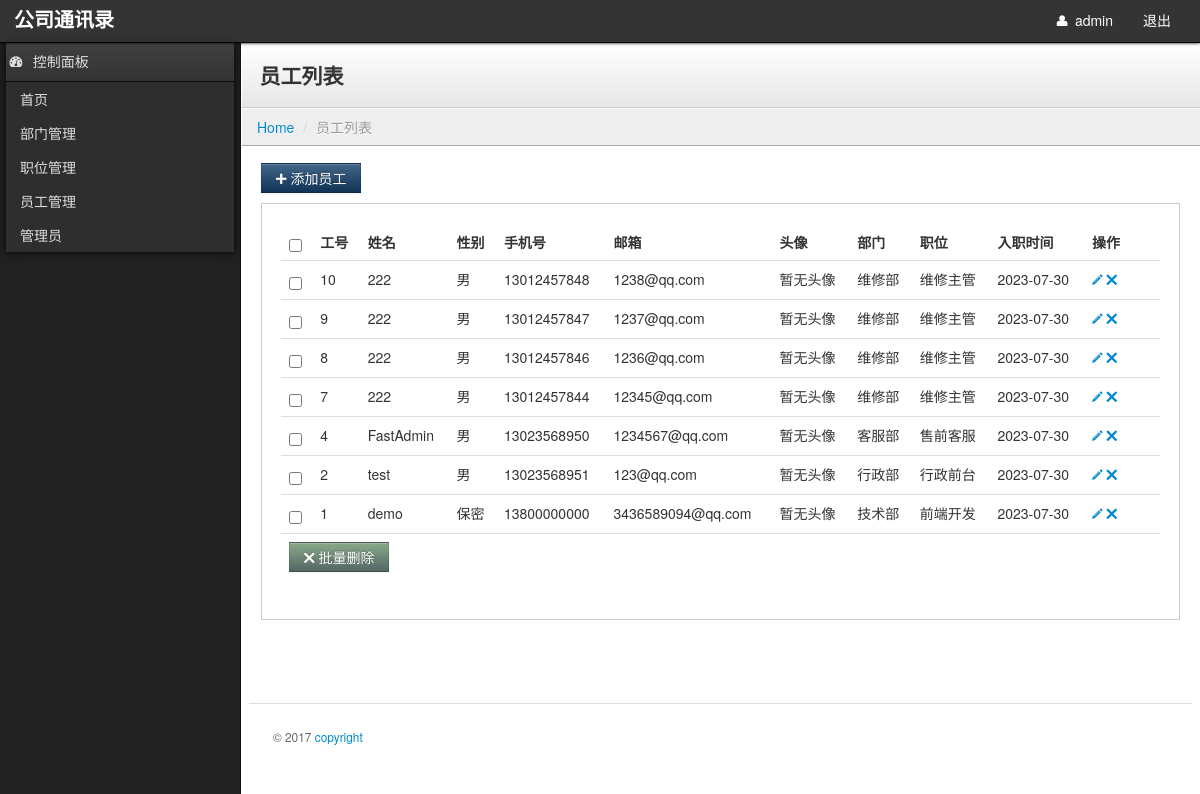
/PersonList.php (signed in), run on the app's committed database.
### tables this page shows
CREATE TABLE `pre_admin`  (
  `id` int(10) UNSIGNED NOT NULL AUTO_INCREMENT COMMENT '主键',
  `username` varchar(150) NULL DEFAULT NULL COMMENT '用户名',
  `password` varchar(255) NULL DEFAULT NULL COMMENT '密码',
  `avatar` varchar(255) NULL DEFAULT NULL COMMENT '头像',
  `salt` varchar(255) NULL DEFAULT NULL COMMENT '密码盐',
  PRIMARY KEY (`id`) USING BTREE,
  INDEX `key_admin_username`(`username`) USING BTREE
);

CREATE TABLE `pre_person`  (
  `id` int(10) UNSIGNED NOT NULL AUTO_INCREMENT COMMENT '主键',
  `name` varchar(150) NULL DEFAULT NULL COMMENT '员工名字',
  `avatar` varchar(255) NULL DEFAULT NULL COMMENT '员工头像',
  `sex` enum('0','1','2') NULL DEFAULT '0' COMMENT '员工性别 0：保密 1：男 3：女',
  `mobile` varchar(11) NULL DEFAULT NULL COMMENT '手机号',
  `email` varchar(255) NULL DEFAULT NULL COMMENT '邮箱',
  `address` varchar(255) NULL DEFAULT NULL COMMENT '地址',
  `depid` int(10) UNSIGNED NULL DEFAULT NULL COMMENT '部门外键',
  `jobid` int(10) UNSIGNED NULL DEFAULT NULL COMMENT '职位外键',
  `province` varchar(45) NULL DEFAULT NULL COMMENT '省',
  `city` varchar(45) NULL DEFAULT NULL COMMENT '市',
  `district` varchar(45) NULL DEFAULT NULL COMMENT '区',
  `createtime` int(10) UNSIGNED NULL DEFAULT NULL COMMENT '创建时间',
  PRIMARY KEY (`id`) USING BTREE,
  UNIQUE INDEX `key_person_mobile`(`mobile`) USING BTREE,
  UNIQUE INDEX `key_person_email`(`email`) USING BTREE,
  INDEX `key_person_name`(`name`) USING BTREE,
  INDEX `key_person_depid`(`depid`) USING BTREE,
  INDEX `key_person_jobid`(`jobid`) USING BTREE,
  CONSTRAINT `fk_person_depid` FOREIGN KEY (`depid`) REFERENCES `pre_department` (`id`) ON DELETE SET NULL ON UPDATE NO ACTION,
  CONSTRAINT `fk_person_jobid` FOREIGN KEY (`jobid`) REFERENCES `pre_job` (`id`) ON DELETE SET NULL ON UPDATE NO ACTION
);

CREATE TABLE `pre_department`  (
  `id` int(10) UNSIGNED NOT NULL AUTO_INCREMENT COMMENT '主键',
  `name` varchar(150) NULL DEFAULT NULL COMMENT '部门名称',
  PRIMARY KEY (`id`) USING BTREE,
  UNIQUE INDEX `key_dep_name`(`name`) USING BTREE
);

CREATE TABLE `pre_job`  (
  `id` int(10) UNSIGNED NOT NULL AUTO_INCREMENT COMMENT '主键',
  `name` varchar(150) NULL DEFAULT NULL COMMENT '职位名称',
  `depid` int(10) UNSIGNED NULL DEFAULT NULL COMMENT '部门外键',
  PRIMARY KEY (`id`) USING BTREE,
  INDEX `key_job_depid`(`depid`) USING BTREE,
  CONSTRAINT `fk_job_depid` FOREIGN KEY (`depid`) REFERENCES `pre_department` (`id`) ON DELETE CASCADE ON UPDATE NO ACTION
);

### config/helper.php (called while the page is built, shortened)
<?php
function find($sql = "")
{
    global $link;
    $query = @mysqli_query($link, $sql);
    return mysqli_fetch_assoc($query);
}
function all($sql = " ")
{
    global $link;
    $query = @mysqli_query($link, $sql);
    $list = [];
    while ($data = mysqli_fetch_assoc($query)) {
        $list[] = $data;
    }
    return $list;
}
function page($current, $count, $limit, $size, $class = 'digg')
{
    $page = '';
    return $page;
}
?>

### check.php (called while the page is built, shortened)
<?php
include_once('config/init.php');
$id = isset($_SESSION['id']) ? trim($_SESSION['id']) : 0;
$username = isset($_SESSION['username']) ? trim($_SESSION['username']) : '';
$sql = "SELECT * FROM {$pre_}admin WHERE id = $id AND username = '$username'";
$AutoLogin = find($sql);
?>

### config/init.php (called while the page is built, shortened)
<?php
$link = mysqli_connect("localhost", "root", "000000");
mysqli_set_charset($link, "UTF8");
$pre_ = "pre_";
include_once('helper.php');
?>

### PersonList.php (the view, shortened to what this page needs)
<?php
include_once('config/init.php');
include_once('check.php');
$page = isset($_GET['page']) ? trim($_GET['page']) : 1;
$limit = 15;
$offset = ($page - 1) * $limit;
$sql = "SELECT person.*,dep.name AS depname,job.name AS jobname FROM {$pre_}person AS person
LEFT JOIN {$pre_}department AS dep ON person.depid = dep.id
LEFT JOIN {$pre_}job AS job ON person.jobid = job.id ORDER BY person.id DESC LIMIT $offset,$limit";
$list = all($sql);
?>
<!DOCTYPE html>
<html lang="en">
<head>
    <?php include_once('meta.php'); ?>
    <link rel="stylesheet" href="assets/css/page.css" />
</head>
<body>
    <?php include_once('header.php'); ?>
    <?php include_once('menu.php'); ?>
    <div class="content">
        <div class="header">
            <h1 class="page-title">员工列表</h1>
        </div>
        <ul class="breadcrumb">
            <li><a href="index.php">Home</a> <span class="divider">/</span></li>
            <li class="active">员工列表</li>
        </ul>
        <div class="container-fluid">
            <div class="row-fluid">
                <div class="btn-toolbar">
                    <button class="btn btn-primary" onClick="location='PersonAdd.php'">
                        <i class="icon-plus"></i> 添加员工
                    </button>
                </div>
                <div class="well">
                    <table class="table">
                        <thead>
                            <tr>
                                <th>
                                    <input type="checkbox" id="toggle" />
                                </th>
                                <th>工号</th>
                                <th>姓名</th>
                                <th>性别</th>
                                <th>手机号</th>
                                <th>邮箱</th>
                                <th>头像</th>
                                <th>部门</th>
                                <th>职位</th>
                                <th>入职时间</th>
                                <th style="width: 60px;">操作</th>
                            </tr>
                        </thead>
                        <tbody>
                            <?php foreach ($list as $item) { ?>
                                <tr>
                                    <td>
                                        <input type="checkbox" name="list" value="<?php echo $item['id']; ?>" />
                                    </td>
                                    <td>
                                        <?php echo $item['id']; ?>
                                    </td>
                                    <td>
                                        <?php echo $item['name']; ?>
                                    </td>
                                    <?php if ($item['sex'] == '0') { ?>
                                        <td>保密</td>
                                    <?php } else if ($item['sex'] == '1') { ?>
                                            <td>男</td>
                                    <?php } else if ($item['sex'] == '2') { ?>
                                                <td>女</td>
                                    <?php } else { ?>
                                                <td></td>
                                    <?php } ?>
                                    <td>
                                        <?php echo $item['mobile']; ?>
                                    </td>
                                    <td>
                                        <?php echo $item['email']; ?>
                                    </td>
                                    <?php if (is_file("./" . $item['avatar'])) { ?>
                                        <td>
                                            <a style="display: block;width:100px;height:100px"
                                                href="<?php echo "./" . $item['avatar']; ?>" target="_blank">
                                                <img src="<?php echo "./" . $item['avatar']; ?>">
                                            </a>
                                        </td>
                                    <?php } else { ?>
                                        <td>暂无头像</td>
                                    <?php } ?>
                                    <td>
                                        <?php echo $item['depname']; ?>
                                    </td>
                                    <td>
                                        <?php echo $item['jobname']; ?>
                                    </td>
                                    <td>
                                        <?php echo date("Y-m-d", $item['createtime']); ?>
                                    </td>
                                    <td>
                                        <a href="PersonEdit.php?id=<?php echo $item['id']; ?>">
                                            <i class="icon-pencil"></i></a>
                                        <a class="delone" data-ids="<?php echo $item['id']; ?>" href="#myModal"
                                            role="button" data-toggle="modal">
                                            <i class="icon-remove"></i>
                                        </a>
                                    </td>
                                </tr>
                            <?php } ?>
                            <tr>
                                <td colspan="20">
                                    <a class="btn btn-success delall" href="#myModal" role="button" data-toggle="modal">
                                        <i class="icon-remove"></i> 批量删除
                                    </a>
                                </td>
                            </tr>
                        </tbody>
                    </table>
                </div>
                <footer>
                    <hr>
                    <p>&copy; 2017 <a href="#" target="_blank">copyright</a></p>
                </footer>
            </div>
        </div>
    </div>
</body>
</html>

### header.php (shortened to what this page needs)
<?php
include_once('config/init.php');
include_once('check.php');
?>
<link rel="stylesheet" href="assets/plugins/city-picker/city-picker.css" />
<div class="navbar">
    <div class="navbar-inner">
        <ul class="nav pull-right">
            <li>
                <a href="javascript:void(0)">
                </a>
            </li>
            <li>
                <a href="login.php" role="button">
                    <i class="icon-user"></i>
                    <?php echo isset($AutoLogin['username']) ? $AutoLogin['username'] : '未知管理员'; ?>
                </a>
            </li>
            <li>
                <a id="logout" href="javascript:void(0)" class="hidden-phone visible-tablet visible-desktop"
                    role="button">退出</a>
            </li>
        </ul>
        <a class="brand" href="index.php"><span class="second">公司通讯录</span></a>
    </div>
</div>

### assets/css/theme.css (style rules this page uses)
body { background: #222; background-image: url('../img/black-Linen.png'); background-position: initial initial; background-repeat: initial initial; margin: 0px; padding: 0px; }
h1 { margin-top: 0px; color: #eee; }
hr { border-top: 1px solid #ddd; border-bottom: 1px solid #fff; }
.brand { font-family: georgia, serif; }
.brand .second { color: #fff; font-weight: bold; }
.navbar { position: relative; z-index: 20; margin: 0px; padding: 0px; -webkit-box-shadow: 0px 0px 3px #000000; -moz-box-shadow: 0px 0px 3px #000000; box-shadow: 0px 0px 3px #000000; }
.navbar .brand { text-shadow: none; }
.navbar .navbar-inner { background: rgba(71, 71, 71, 0.5); filter: progid:DXImageTransform.Microsoft.gradient(startColorstr=#FF333333, endColorstr=#FF333333); -ms-filter: progid:DXImageTransform.Microsoft.gradient(startColorstr=#FF333333, endColorstr=#FF333333); padding: 0em 1em; margin: 0px; -webkit-border-radius: 0px; -moz-border-radius: 0px; border-radius: 0px; -moz-background-clip: padding; -webkit-background-clip: padding-box; background-clip: padding-box; border: 0px; border-bottom: 1px solid #000000; }
.navbar .nav { margin: 0em; margin-right: -1em; }
.navbar .nav>li>a { color: #fff; text-shadow: none; }
.content { min-width: 400px; position: relative; min-height: 800px; background: #fff; margin-left: 240px; border-left: 1px solid #000000; border-left: 1px solid #111; }
.header { background: #ffffff; background: #ffffff; background: -webkit-gradient(linear, left bottom, left top, color-stop(0, #e6e6e6), color-stop(1, #ffffff)); background: -ms-linear-gradient(bottom, #e6e6e6, #ffffff); background: -moz-linear-gradient(center bottom, #e6e6e6 0%, #ffffff 100%); background: -o-linear-gradient(bottom, #e6e6e6, #ffffff); filter: progid:dximagetransform.microsoft.gradient(startColorStr='#e6e6e6', EndColorStr='#ffffff'); -ms-filter: "progid:DXImageTransform.Microsoft.gradient(startColorStr='#ffffff',EndColorStr='#e6e6e6')"; border-bottom: 1px solid #cccccc; border-top: 1px solid #ffffff; border-left: 1px solid #ffffff; padding: 0em 1.25em; }
.header h1 { margin: 1em 0em; padding: 0em; line-height: 1em; font-size: 1.5em; color: #eee; color: #333; }
.breadcrumb { -webkit-box-shadow: none; -moz-box-shadow: none; box-shadow: none; -webkit-border-radius: 0px; -moz-border-radius: 0px; border-radius: 0px; -moz-background-clip: padding; -webkit-background-clip: padding-box; background-clip: padding-box; background: #eee; border-bottom: 1px solid #aaa; border-top: 1px solid #fafafa; border-left: 1px solid #fff; margin-bottom: .5em; }
footer { padding: 1em; margin-top: 4em; color: #666; font-size: .85em; line-height: 1.3em; }
footer hr { margin: 2em -2em; }
.btn { -webkit-border-radius: 0px; -moz-border-radius: 0px; border-radius: 0px; }
.btn-primary { background-color: #113355; background-image: -webkit-gradient(linear, 0 0, 0 100%, from(#446688), to(#113355)); background-image: -webkit-linear-gradient(top, #446688, #113355); background-image: -o-linear-gradient(top, #446688, #113355); background-image: linear-gradient(to bottom, #446688, #113355); background-image: -moz-linear-gradient(top, #446688, #113355); filter: progid:dximagetransform.microsoft.gradient(startColorStr='#446688', EndColorStr='#113355'); -ms-filter: "progid:DXImageTransform.Microsoft.gradient(startColorStr='#446688',EndColorStr='#113355')"; }
.btn-success { background-color: #556665; background-image: -webkit-gradient(linear, 0 0, 0 100%, from(#88aa88), to(#556665)); background-image: -webkit-linear-gradient(top, #88aa88, #556665); background-image: -o-linear-gradient(top, #88aa88, #556665); background-image: linear-gradient(to bottom, #88aa88, #556665); background-image: -moz-linear-gradient(top, #88aa88, #556665); filter: progid:dximagetransform.microsoft.gradient(startColorStr='#446688', EndColorStr='#113355'); -ms-filter: "progid:DXImageTransform.Microsoft.gradient(startColorStr='#88aa88',EndColorStr='#556665')"; }
.well { background-color: #fff; border: 1px solid #ccc; -webkit-box-shadow: 1px 1px 0px #ffffff; -moz-box-shadow: 1px 1px 0px #ffffff; box-shadow: 1px 1px 0px #ffffff; -webkit-border-radius: 0px; -moz-border-radius: 0px; border-radius: 0px; -moz-background-clip: padding; -webkit-background-clip: padding-box; background-clip: padding-box; }

### data on the page
pre_admin: username "admin"
pre_person: id "10", name "222", sex "男", mobile "13012457848", email "1238@qq.com", shows "暂无头像", depid.name "维修部", jobid.name "维修主管", createtime "2023-07-30"
pre_person: id "9", name "222", sex "男", mobile "13012457847", email "1237@qq.com", shows "暂无头像", depid.name "维修部", jobid.name "维修主管", createtime "2023-07-30"
pre_person: id "8", name "222", sex "男", mobile "13012457846", email "1236@qq.com", shows "暂无头像", depid.name "维修部", jobid.name "维修主管", createtime "2023-07-30"
pre_person: id "7", name "222", sex "男", mobile "13012457844", email "12345@qq.com", shows "暂无头像", depid.name "维修部", jobid.name "维修主管", createtime "2023-07-30"
pre_person: id "4", name "FastAdmin", sex "男", mobile "13023568950", email "1234567@qq.com", shows "暂无头像", depid.name "客服部", jobid.name "售前客服", createtime "2023-07-30"
pre_person: id "2", name "test", sex "男", mobile "13023568951", email "123@qq.com", shows "暂无头像", depid.name "行政部", jobid.name "行政前台", createtime "2023-07-30"
pre_person: id "1", name "demo", sex "保密", mobile "13800000000", email "3436589094@qq.com", shows "暂无头像", depid.name "技术部", jobid.name "前端开发", createtime "2023-07-30"
